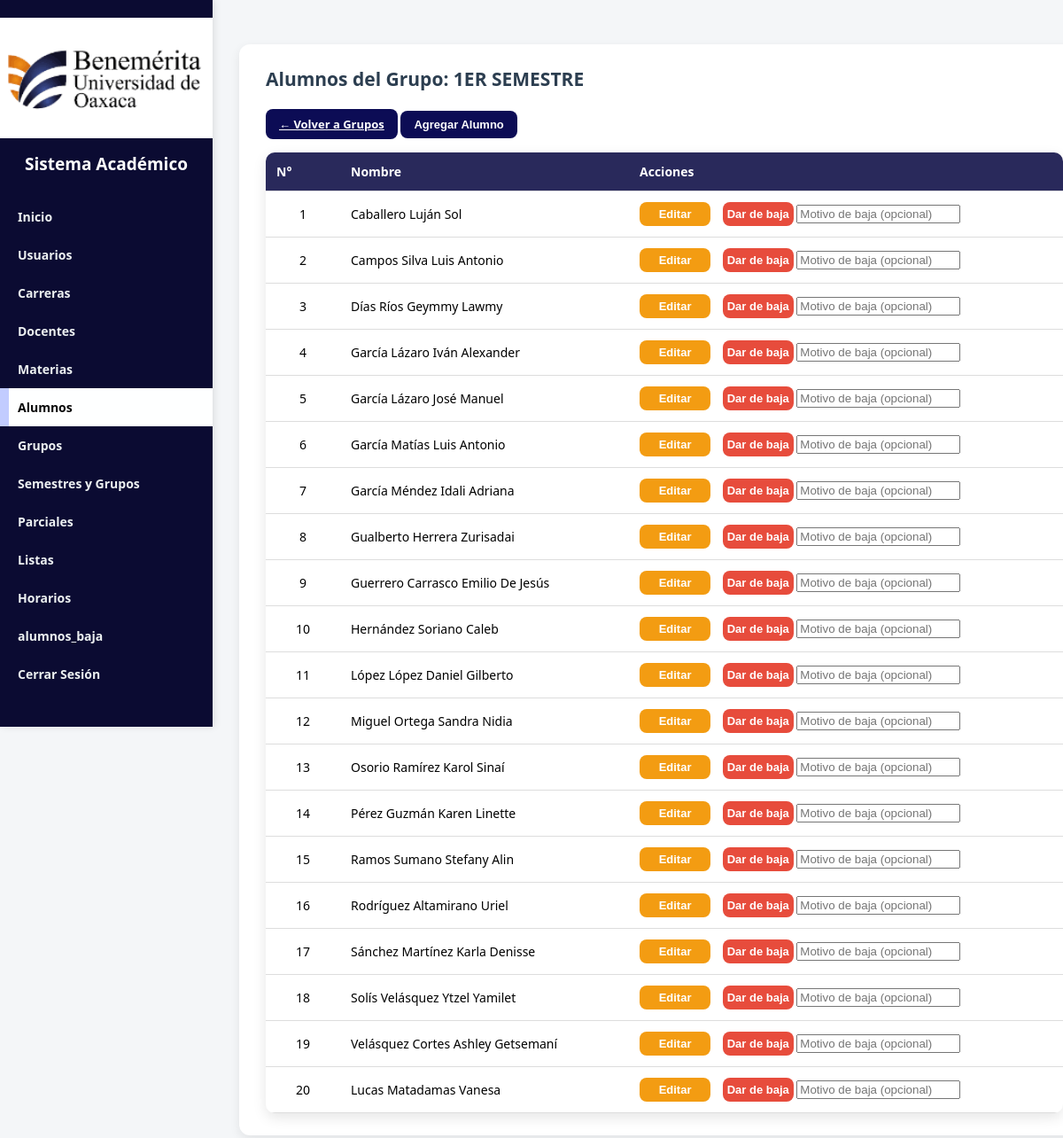
The app's page /views/alumnos_por_grupo.php?id_grupo=1 (signed in) with its own data.
### tables this page shows
CREATE TABLE `grupos` (
  `id_grupo` int(11) NOT NULL AUTO_INCREMENT,
  `nombre` varchar(20) NOT NULL,
  `id_semestre` int(11) NOT NULL,
  `id_carrera` int(11) DEFAULT NULL,
  PRIMARY KEY (`id_grupo`),
  KEY `id_semestre` (`id_semestre`),
  KEY `fk_grupos_carreras` (`id_carrera`),
  CONSTRAINT `fk_grupos_carreras` FOREIGN KEY (`id_carrera`) REFERENCES `carreras` (`id_carrera`),
  CONSTRAINT `grupos_ibfk_1` FOREIGN KEY (`id_semestre`) REFERENCES `semestres` (`id_semestre`)
);

CREATE TABLE `alumnos` (
  `id_alumno` int(11) NOT NULL AUTO_INCREMENT,
  `nombre` varchar(150) NOT NULL,
  `id_grupo` int(11) DEFAULT NULL,
  `id_carrera` int(11) NOT NULL,
  `status` enum('activo','baja') NOT NULL DEFAULT 'activo',
  `motivo_baja` varchar(255) DEFAULT NULL,
  PRIMARY KEY (`id_alumno`),
  KEY `id_grupo` (`id_grupo`),
  KEY `fk_alumno_carrera` (`id_carrera`)
);

### models/AlumnosModel.php (called while the page is built, shortened)
<?php
class AlumnosModel {
    private $conn;
    public function __construct($conexion){
        $this->conn = $conexion;
    }
    public function getAlumnos($id_carrera = null){
$sql = "SELECT
            a.id_alumno,
            a.nombre,
            a.id_grupo,
            a.id_carrera,
            g.nombre AS grupo,
            c.nombre AS carrera
        FROM alumnos a
        JOIN grupos g ON a.id_grupo = g.id_grupo
        JOIN carreras c ON a.id_carrera = c.id_carrera";
        if ($id_carrera){
            $sql .= " WHERE g.id_carrera = ?";
            $stmt = $this->conn->prepare($sql);
            $stmt->bind_param("i", $id_carrera);
            $stmt->execute();
            $result = $stmt->get_result();
        } else {
            $result = $this->conn->query($sql);
        }
        return $result->fetch_all(MYSQLI_ASSOC);
    }
public function getGrupo($id_grupo){
    $stmt = $this->conn->prepare("SELECT id_grupo, nombre, id_carrera FROM grupos WHERE id_grupo = ?");
    $stmt->bind_param("i", $id_grupo);
    $stmt->execute();
    $res = $stmt->get_result();
    return $res->fetch_assoc() ?: false;
}
}
?>

### views/alumnos_por_grupo.php (the view, shortened to what this page needs)
<?php
require_once "../config/conexion.php";
require_once "../models/AlumnosModel.php";
$rol = $_SESSION['rol'];
$id_carrera = ($rol === 'coordinador') ? $_SESSION['id_carrera'] : null;
$id_grupo = intval($_GET['id_grupo']);
$alumnoModel = new AlumnosModel($conn);
$grupoInfo = $alumnoModel->getGrupo($id_grupo);
$alumnos = $alumnoModel->getAlumnos($id_carrera);
$alumnosGrupo = array_filter($alumnos, fn($a) => intval($a['id_grupo']) === $id_grupo);
?>
<div class="container-form"">
    <h2>Alumnos del Grupo: <?= htmlspecialchars($grupoInfo['nombre']); ?></h2>
    <a href="grupos.php" class="btn-agregar">← Volver a Grupos</a>
    <button class="btn-agregar" onclick="abrirModalAlumno()">Agregar Alumno</button>
    <table class="tabla-docentes">
        <thead>
            <tr>
                <th style="width:60px;">N°</th>
                <th>Nombre</th>
                <th>Acciones</th>
            </tr>
        </thead>
        <tbody>
            <?php $num = 1; ?>
            <?php foreach ($alumnosGrupo as $a): ?>
                <tr data-id="<?= $a['id_alumno']; ?>" data-nombre="<?= htmlspecialchars($a['nombre']); ?>" data-id_grupo="<?= $a['id_grupo']; ?>">
                    <td style="text-align:center;"><?= $num++; ?></td>
                    <td><?= htmlspecialchars($a['nombre']); ?></td>
                    <td>
                        <button class="btn-editar" onclick="abrirModalAlumno(<?= $a['id_alumno']; ?>)">Editar</button>
                        <form action="../controllers/AlumnosController.php" method="POST" style="display:inline;">
                            <button type="submit" class="btn-eliminar" onclick="return confirm('¿Dar de baja a este alumno?')">
                                Dar de baja
                            </button>
                            <input type="text" name="motivo" placeholder="Motivo de baja (opcional)">
                        </form>
                    </td>
                </tr>
            <?php endforeach; ?>
        </tbody>
    </table>
</div>
<?php
include "dashboard.php";
?>

### css/styles.css (style rules this page uses)
html { font-size: 14px; }
body { font-family: "Segoe UI", Tahoma, Geneva, Verdana, sans-serif; background: #f4f6f8; margin: 0; padding: 0; font-size: 1rem; }
.container-form { width: 100%; max-width: 1000px; margin: 20px auto; background: #fff; padding: 25px 30px; border-radius: 12px; box-shadow: 0 4px 12px rgba(0, 0, 0, 0.08); }
.container-form h2 { margin-top: 0; margin-bottom: 20px; color: #2c3e50; font-weight: 700; font-size: 1.5rem; }
button, .btn-agregar, .btn-editar, .btn-eliminar { border-radius: 8px; font-weight: 600; border: none; cursor: pointer; transition: all 0.3s ease; color: #fff; text-align: center; display: inline-block; font-size: 13px; }
.btn-agregar { padding: 8px 15px; background: #0c0c55; margin-bottom: 15px; }
.btn-editar, .btn-eliminar { width: 80px; padding: 6px 0; text-align: center; border-radius: 8px; font-weight: 600; font-size: 13px; border: none; cursor: pointer; color: #fff; transition: all 0.3s ease; display: inline-block; }
.btn-editar { background: #f39c12; margin-right: 5px; }
.btn-eliminar { background: #e74c3c; margin-left: 5px; }
.tabla-docentes { width: 100%; border-collapse: collapse; background-color: #fff; border-radius: 10px; overflow: hidden; box-shadow: 0 5px 15px rgba(0, 0, 0, 0.1); }
.tabla-docentes th, .tabla-docentes td { padding: 12px; text-align: left; border-bottom: 1px solid #ddd; }
.tabla-docentes th { background-color: #29295b; color: #fff; }

### records on screen
grupos: nombre "1ER SEMESTRE"
alumnos: nombre "Caballero Luján Sol"
alumnos: nombre "Campos Silva Luis Antonio"
alumnos: nombre "Días Ríos Geymmy Lawmy"
alumnos: nombre "García Lázaro Iván Alexander"
alumnos: nombre "García Lázaro José Manuel"
alumnos: nombre "García Matías Luis Antonio"
alumnos: nombre "García Méndez Idali Adriana"
alumnos: nombre "Gualberto Herrera Zurisadai"
alumnos: nombre "Guerrero Carrasco Emilio De Jesús"
alumnos: nombre "Hernández Soriano Caleb"
alumnos: nombre "López López Daniel Gilberto"
alumnos: nombre "Miguel Ortega Sandra Nidia"
alumnos: nombre "Osorio Ramírez Karol Sinaí"
alumnos: nombre "Pérez Guzmán Karen Linette"
alumnos: nombre "Ramos Sumano Stefany Alin"
alumnos: nombre "Rodríguez Altamirano Uriel"
alumnos: nombre "Sánchez Martínez Karla Denisse"
alumnos: nombre "Solís Velásquez Ytzel Yamilet"
alumnos: nombre "Velásquez Cortes Ashley Getsemaní"
alumnos: nombre "Lucas Matadamas Vanesa"
